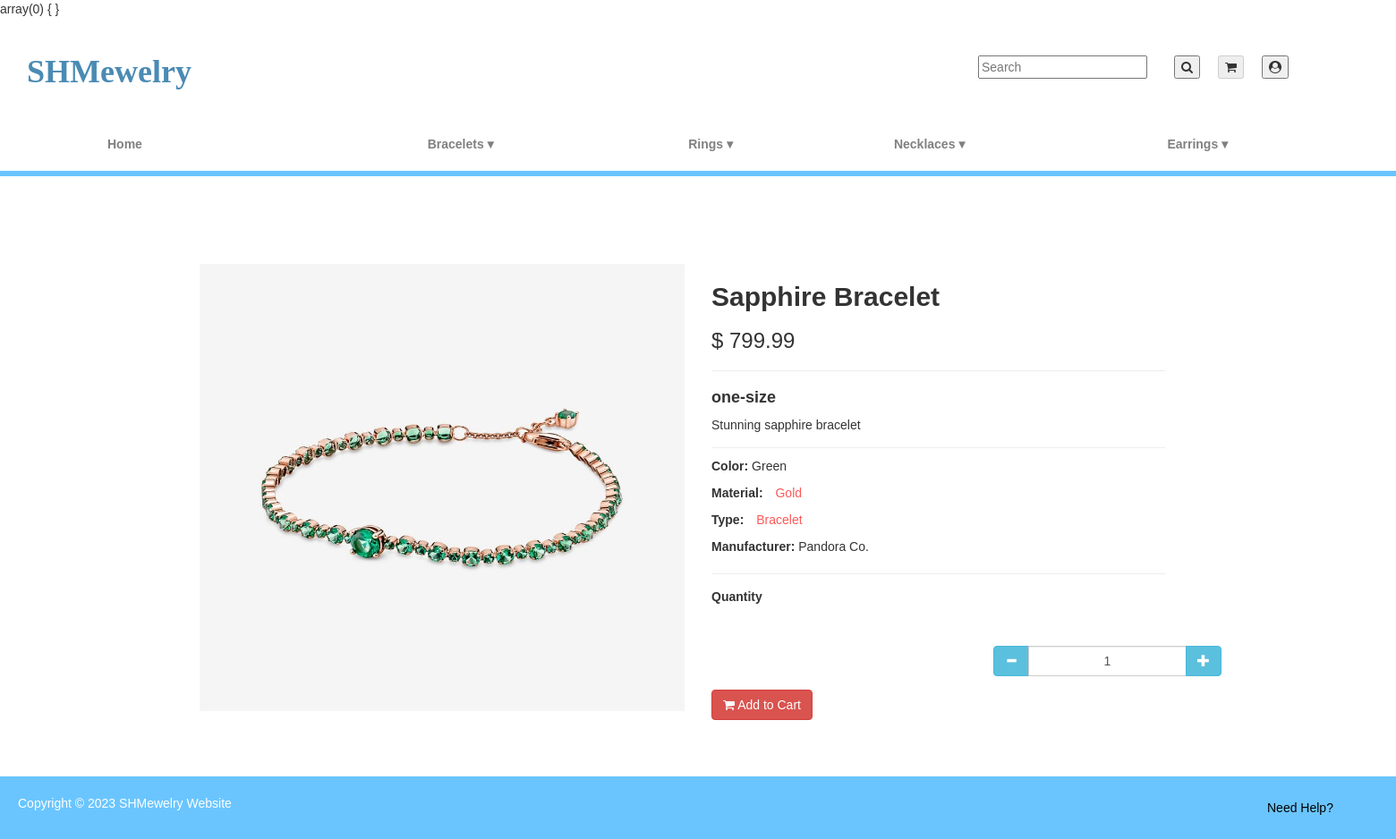
Screenshot of /index.php?controller=product&action=view&id=3 with the database file from the repository.
### tables this page shows
CREATE TABLE PRODUCT (
    PRODUCT_ID INT AUTO_INCREMENT PRIMARY KEY,
    NAME VARCHAR(35),
    DESCRIPTION TEXT,
    PRICE DECIMAL(10, 2),
    MANUFACTURER VARCHAR(35),
    COLOR VARCHAR(35),
    MATERIAL VARCHAR(35),
    TYPE VARCHAR(35),
    SIZE VARCHAR(50),
    STOCK INT,
    PRODUCT_IMAGE VARCHAR(255)
);

### Models/Product.php (called while the page is built, shortened)
<?php
include_once(__DIR__ . '/../db_connection.php');
class Product
{
    public static function view()
    {
        global $conn;
        $id = isset($_GET['id']) ? $_GET['id'] : -1;
        $sql = "SELECT * FROM `PRODUCT` WHERE PRODUCT_ID = ?;";
        $stmt = $conn->prepare($sql);
        $stmt->bind_param('i', $id);
        $stmt->execute();
        $result = $stmt->get_result();
        if ($result->num_rows > 0) {
            $rows = array();
            while ($row = $result->fetch_assoc()) {
                $rows[] = $row;
            }
            return $rows;
        }
        return null;
    }
}
?>

### Views/Product/view.php (the view, shortened to what this page needs)
<!DOCTYPE html>
<html lang="en">
<head>
    <link href="https://netdna.bootstrapcdn.com/bootstrap/3.3.6/css/bootstrap.min.css" rel="stylesheet">
    <link href="//netdna.bootstrapcdn.com/bootstrap/3.2.0/css/bootstrap.min.css" rel="stylesheet">
    <link rel="stylesheet" href="CSS/product_detail.css">
    <link rel="stylesheet" href="CSS/shared.css">
    <link rel="stylesheet" href="CSS/quantity.css">
</head>
<body>
    <?php include_once __DIR__ . "/../../navbar.php"; ?>
    <div class="container bootdey">
        <div class="col-md-12">
            <section class="panel">
                <div class="panel-body">
                    <div class="col-md-6">
                        <?php
                        if (isset($data) && is_array($data) && !empty($data)) {
                            $product = $data[0];
                        ?>
                            <div class="pro-img-details">
                                <img src="assets/images/<?php echo $product['PRODUCT_IMAGE']; ?>"
                                    alt="<?php echo $product['PRODUCT_IMAGE']; ?>">
                            </div>
                        </div>
                        <div class="col-md-6">
                            <h4 class="pro-d-title">
                                <h2><strong>
                                        <?php echo $product['NAME']; ?>
                                    </strong></h2>
                                <h3>$
                                    <?php echo $product['PRICE']; ?>
                                </h3>
                            <?php } ?>
                        </h4>
                        <hr>
                        <h4><strong>
                                <?php echo $product['SIZE']; ?>
                            </strong></h4>
                        <p>
                            <?php echo $product['DESCRIPTION']; ?>
                        </p>
                        <div class="product_meta">
                            <span class="posted_in">
                                <strong>Color:</strong>
                                <?php echo isset($product['COLOR']) ? $product['COLOR'] : ''; ?>
                            </span>
                            <span class="posted_in">
                                <strong>Material:</strong>
                                <?php if (isset($product['MATERIAL'])): ?>
                                    <a rel="tag"
                                        href="index.php?controller=product&action=read&material=<?php echo $product['MATERIAL']; ?>&type=<?php echo $product['TYPE']; ?>"><?php echo $product['MATERIAL']; ?></a>
                                <?php endif; ?>
                            </span>
                            <span class="posted_in">
                                <strong>Type:</strong>
                                <?php if (isset($product['TYPE'])): ?>
                                    <a rel="tag"
                                        href="index.php?controller=product&action=read&type=<?php echo $product['TYPE']; ?>"><?php echo $product['TYPE']; ?></a>
                                <?php endif; ?>
                            </span>
                            <span class="posted_in">
                                <strong>Manufacturer:</strong>
                                <?php echo isset($product['MANUFACTURER']) ? $product['MANUFACTURER'] : ''; ?>
                            </span>
                        </div>
                        <form action="index.php?controller=product&action=bag&id=<?php echo $_GET['id']; ?>" method="post">
                            <div class="form-group center-content">
                                <div class="tor">
                                    <label for="quantity">Quantity</label>
                                    <div class="container">
                                        <div class="col-xs-3 col-xs-offset-3">
                                            <div class="input-group number-spinner">
                                                <span class="input-group-btn data-dwn">
                                                    <button type="button" class="btn btn-default btn-info" data-dir="dwn"><span
                                                            class="glyphicon glyphicon-minus"></span></button>
                                                </span>
                                                <input type="number" class="form-control text-center" value="1" min="1"
                                                    max="10" name="quantity" id="quantity">
                                                <span class="input-group-btn data-up">
                                                    <button type="button" class="btn btn-default btn-info" data-dir="up"><span
                                                            class="glyphicon glyphicon-plus"></span></button>
                                                </span>
                                            </div>
                                        </div>
                                    </div>
                                </div>
                            </div>
                            <p>
                                <button class="btn btn-round btn-danger" type="submit" name="addToCartBtn">
                                    <i class="fa fa-shopping-cart"></i> Add to Cart
                                </button>
                            </p>
                        </form>
                    </div>
                </div>
            </section>
        </div>
    </div>
</body>
</html>

### CSS/product_detail.css (style rules this page uses)
body { margin-top: 20px; background: #eee; }
.panel { border: none; box-shadow: none; }
.pro-img-details { margin-left: -35px; margin-bottom: 35px; }
.pro-img-details img { width: 100%; max-width: 550px; max-height: 500px; }
.pro-d-title { font-size: 16px; margin-top: 0; }
.product_meta { border-top: 1px solid #eee; border-bottom: 1px solid #eee; padding: 10px 0; margin: 15px 0; }
.product_meta span { display: block; margin-bottom: 10px; }
.product_meta a, .pro-price { color: #fc5959; }
.container { padding-top: 40px; }

### CSS/shared.css (style rules this page uses)
html, body { height: 100%; margin: 0; }
body { display: flex; flex-direction: column; }
header, footer { flex-shrink: 0; }

### CSS/style.css (style rules this page uses)
html, body { height: 100%; margin: 0; }
body { display: flex; flex-direction: column; font-family: Arial, sans-serif; margin: 0; padding: 0; background-color: #fff; overflow-x: hidden; }
a { text-decoration: none; color: black; padding: 10px; text-align: center; }
section { padding: 20px; }
table { border-collapse: collapse; width: 100%; }
table td { max-width: 100%; flex-direction: column; align-items: center; }
th, td { padding: 10px; }
.wider-column2 { width: 92%; }
section { background-color: #6ac5fe; padding: 3px; }

### rows the page displays
product: PRODUCT_IMAGE (picture), NAME "Sapphire Bracelet", PRICE "799.99", SIZE "one-size", DESCRIPTION "Stunning sapphire bracelet", COLOR "Green", MATERIAL "Gold", TYPE "Bracelet", MANUFACTURER "Pandora Co."
